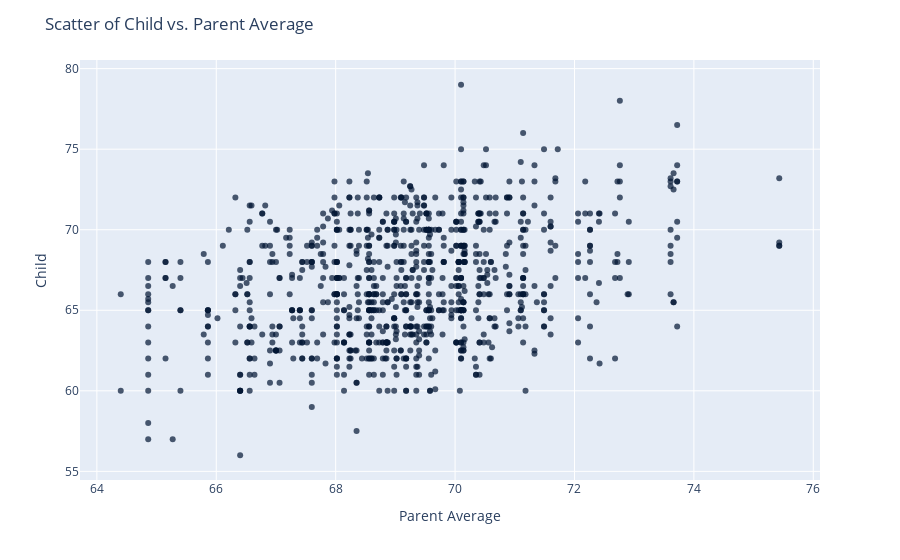

The notebook cell this image was saved under:
### Code cell
# Scatter of Child vs. MidParent
fig = px.scatter(heights,
                 x='Parent Average',
                 y='Child',
                 color_discrete_sequence=['rgb(2, 21 ,51)'],
                 opacity=0.7)
# Set layout
fig.update_layout(title='Scatter of Child vs. Parent Average')

fig.show()

### Figure 1 — Plotly figure (JSON) as saved in the notebook; plotly's stock layout.template omitted (floating-point values rounded to 4 significant figures; data arrays with more than 128 entries replaced by an {"elided": "..."} marker saying what was removed)
{"data": [{"hovertemplate": "Parent Average=%{x}<br>Child=%{y}<extra></extra>", "legendgroup": "", "marker": {"color": "rgb(2, 21 ,51)", "opacity": 0.7, "symbol": "circle"}, "mode": "markers", "name": "", "orientation": "v", "showlegend": false, "type": "scatter", "x": {"elided": "934 float values"}, "xaxis": "x", "y": {"elided": "934 float values"}, "yaxis": "y"}], "layout": {"legend": {"tracegroupgap": 0}, "margin": {"t": 60}, "title": {"text": "Scatter of Child vs. Parent Average"}, "xaxis": {"anchor": "y", "domain": [0, 1], "title": {"text": "Parent Average"}}, "yaxis": {"anchor": "x", "domain": [0, 1], "title": {"text": "Child"}}}}
